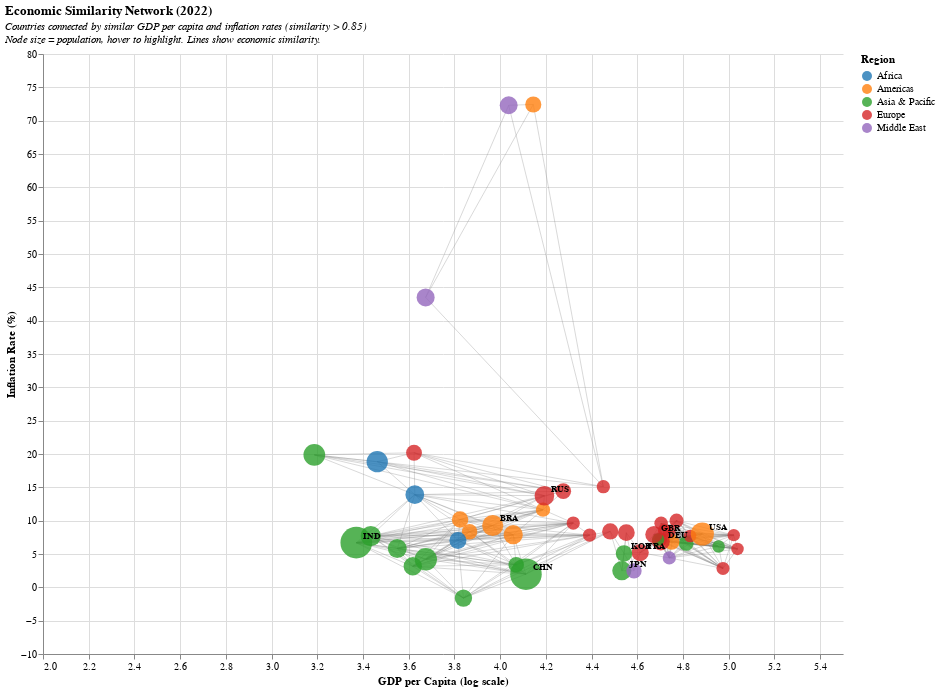

Notebook cell for this chart:
### Code cell
import altair as alt
import pandas as pd
import numpy as np
from sklearn.preprocessing import StandardScaler
from sklearn.metrics.pairwise import cosine_similarity
import requests

# First, fetch the World Bank data (reusing the code from before)
def get_world_bank_data(indicator, year=2022):
    """Fetch data from World Bank API"""
    url = f"https://api.worldbank.org/v2/country/all/indicator/{indicator}"
    params = {
        'date': year,
        'format': 'json',
        'per_page': 500
    }
    
    response = requests.get(url, params=params)
    if response.status_code == 200:
        data = response.json()
        if len(data) > 1:
            records = []
            for item in data[1]:
                if item['value'] is not None:
                    records.append({
                        'country': item['country']['value'],
                        'country_code': item['countryiso3code'],
                        'year': item['date'],
                        'value': item['value']
                    })
            return pd.DataFrame(records)
    return pd.DataFrame()

print("Fetching data from World Bank API...")

# Fetch data
gdp_data = get_world_bank_data('NY.GDP.PCAP.CD', 2022)
gdp_data = gdp_data.rename(columns={'value': 'gdp_per_capita'})

inflation_data = get_world_bank_data('FP.CPI.TOTL.ZG', 2022)
inflation_data = inflation_data.rename(columns={'value': 'inflation_rate'})

population_data = get_world_bank_data('SP.POP.TOTL', 2022)
population_data = population_data.rename(columns={'value': 'population'})

# Merge datasets
df = gdp_data[['country', 'country_code', 'gdp_per_capita']].merge(
    inflation_data[['country_code', 'inflation_rate']], 
    on='country_code', 
    how='inner'
).merge(
    population_data[['country_code', 'population']], 
    on='country_code', 
    how='inner'
)

# Clean data
df = df.dropna()

# Filter aggregates
aggregate_patterns = ['income', 'dividend', 'IDA', 'IBRD', 'blend', 'only',
                      'member', 'developing', 'developed', 'situations',
                      'Europe and', 'Africa Western', 'Africa Eastern', 
                      'Central Europe', 'demographic', 'Fragile', 'conflict',
                      'Arab World', 'Caribbean', 'Pacific island',
                      'Small states', 'OECD', 'Euro area', 'European Union']

for pattern in aggregate_patterns:
    df = df[~df['country'].str.contains(pattern, case=False, na=False)]

exclude_codes = ['WLD', 'EAS', 'ECS', 'LCN', 'MEA', 'NAC', 'SAS', 'SSF', 
                 'HIC', 'LIC', 'LMC', 'MIC', 'UMC', 'EUU', 'ARB', 'CSS',
                 'EAP', 'EMU', 'ECA', 'LAC', 'MNA', 'SSA', 'IBD', 'IBT',
                 'IDX', 'IDB', 'IDA', 'TEA', 'TEC', 'TLA', 'TMN', 'TSA',
                 'TSS', 'OED', 'OSS', 'PSS', 'PST', 'SST', 'INX',
                 'AFE', 'AFW', 'CEB', 'EAR', 'FCS', 'LTE', 'PRE', 'IDD', 'HPC']

df = df[~df['country_code'].isin(exclude_codes)]

# Remove outliers
df = df[df['inflation_rate'].abs() < 100]
df = df[df['gdp_per_capita'] < 120000]
df = df[df['gdp_per_capita'] > 100]

# Assign regions
def assign_region(country_code):
    asia_pacific = ['CHN', 'IND', 'IDN', 'JPN', 'KOR', 'THA', 'VNM', 'PHL', 'MYS', 'SGP', 
                    'PAK', 'BGD', 'MMR', 'KHM', 'LAO', 'NPL', 'LKA', 'AFG', 'BTN', 'MDV',
                    'AUS', 'NZL', 'PNG', 'FJI', 'MNG', 'BRN', 'TLS', 'KAZ', 'UZB', 'KGZ',
                    'TJK', 'TKM', 'HKG', 'MAC']
    
    europe = ['DEU', 'GBR', 'FRA', 'ITA', 'ESP', 'POL', 'ROU', 'NLD', 'BEL', 'GRC', 
              'CZE', 'PRT', 'SWE', 'HUN', 'AUT', 'CHE', 'BGR', 'DNK', 'FIN', 'SVK',
              'NOR', 'IRL', 'HRV', 'SVN', 'LTU', 'LVA', 'EST', 'LUX', 'ISL', 'MLT',
              'CYP', 'UKR', 'BLR', 'RUS', 'MDA', 'ALB', 'SRB', 'MKD', 'BIH', 'MNE',
              'ARM', 'GEO', 'AZE']
    
    americas = ['USA', 'BRA', 'MEX', 'CAN', 'ARG', 'COL', 'PER', 'VEN', 'CHL', 'ECU',
                'GTM', 'CUB', 'BOL', 'HTI', 'DOM', 'HND', 'PRY', 'NIC', 'SLV', 'CRI',
                'PAN', 'URY', 'JAM', 'TTO', 'GUY', 'SUR', 'BHS', 'BLZ', 'BRB', 'GRD']
    
    africa = ['NGA', 'ETH', 'EGY', 'COD', 'TZA', 'ZAF', 'KEN', 'UGA', 'SDN', 'DZA',
              'MAR', 'AGO', 'GHA', 'MOZ', 'MDG', 'CMR', 'CIV', 'NER', 'BFA', 'MLI',
              'MWI', 'ZMB', 'SOM', 'SEN', 'TCD', 'ZWE', 'GIN', 'RWA', 'BEN', 'TUN',
              'BDI', 'SSD', 'TGO', 'SLE', 'LBY', 'LBR', 'MRT', 'CAF', 'ERI', 'GMB',
              'BWA', 'NAM', 'GAB', 'LSO', 'GNB', 'GNQ', 'MUS', 'SWZ', 'COM', 'CPV',
              'STP', 'SYC', 'DJI', 'COG']
    
    middle_east = ['SAU', 'IRN', 'IRQ', 'YEM', 'SYR', 'JOR', 'ARE', 'ISR', 'LBN', 'OMN',
                   'KWT', 'PSE', 'QAT', 'BHR', 'TUR']
    
    if country_code in asia_pacific:
        return 'Asia & Pacific'
    elif country_code in europe:
        return 'Europe'
    elif country_code in americas:
        return 'Americas'
    elif country_code in africa:
        return 'Africa'
    elif country_code in middle_east:
        return 'Middle East'
    else:
        return 'Other'

df['region'] = df['country_code'].apply(assign_region)

print(f"Total countries: {len(df)}")

# Select subset of countries for network (too many makes it cluttered)
# Focus on major economies and some representatives from each region
major_countries = ['USA', 'CHN', 'JPN', 'DEU', 'GBR', 'FRA', 'IND', 'ITA', 'BRA', 'CAN',
                   'KOR', 'RUS', 'AUS', 'ESP', 'MEX', 'IDN', 'NLD', 'SAU', 'TUR', 'CHE',
                   'POL', 'BEL', 'ARG', 'SWE', 'NOR', 'AUT', 'NGA', 'ZAF', 'EGY', 'IRN',
                   'THA', 'PAK', 'VNM', 'BGD', 'PHL', 'COL', 'CHL', 'FIN', 'DNK', 'SGP',
                   'MYS', 'IRL', 'ISR', 'PRT', 'GRC', 'NZL', 'CZE', 'PER', 'UKR']

df_subset = df[df['country_code'].isin(major_countries)].copy()
print(f"Network countries: {len(df_subset)}")

# Standardize features for similarity calculation
scaler = StandardScaler()
features = df_subset[['gdp_per_capita', 'inflation_rate']].values
features_scaled = scaler.fit_transform(features)

# Calculate similarity matrix using cosine similarity
similarity_matrix = cosine_similarity(features_scaled)

# Create edges - connect countries with similarity > threshold
threshold = 0.85  # Adjust this to control number of connections
edges = []

for i in range(len(df_subset)):
    for j in range(i + 1, len(df_subset)):
        similarity = similarity_matrix[i, j]
        if similarity > threshold:
            edges.append({
                'source': df_subset.iloc[i]['country_code'],
                'target': df_subset.iloc[j]['country_code'],
                'similarity': similarity,
                'source_country': df_subset.iloc[i]['country'],
                'target_country': df_subset.iloc[j]['country']
            })

edges_df = pd.DataFrame(edges)
print(f"Network edges: {len(edges_df)}")

# Create node positions using force-directed layout approximation
# Simple approach: use GDP and inflation as x,y coordinates
df_subset['x'] = np.log10(df_subset['gdp_per_capita'])  # Log scale for better spacing
df_subset['y'] = df_subset['inflation_rate']

# Prepare nodes data
nodes_df = df_subset[['country', 'country_code', 'x', 'y', 'region', 
                      'gdp_per_capita', 'inflation_rate', 'population']].copy()

# Create edges with coordinates
edges_with_coords = edges_df.merge(
    nodes_df[['country_code', 'x', 'y']], 
    left_on='source', 
    right_on='country_code'
).rename(columns={'x': 'x1', 'y': 'y1'}).drop('country_code', axis=1)

edges_with_coords = edges_with_coords.merge(
    nodes_df[['country_code', 'x', 'y']], 
    left_on='target', 
    right_on='country_code'
).rename(columns={'x': 'x2', 'y': 'y2'}).drop('country_code', axis=1)

# Create the network visualization using Altair
# 1. Edges (lines connecting similar countries)
edges_chart = alt.Chart(edges_with_coords).mark_rule(
    strokeWidth=1,
    opacity=0.3,
    color='gray'
).encode(
    x=alt.X('x1:Q', scale=alt.Scale(domain=[2, 5.5]), title='GDP per Capita (log scale)'),
    y=alt.Y('y1:Q', title='Inflation Rate (%)'),
    x2='x2:Q',
    y2='y2:Q',
    strokeWidth=alt.StrokeWidth('similarity:Q', scale=alt.Scale(range=[0.5, 3]), legend=None),
    tooltip=[
        alt.Tooltip('source_country:N', title='Country 1'),
        alt.Tooltip('target_country:N', title='Country 2'),
        alt.Tooltip('similarity:Q', title='Similarity', format='.3f')
    ]
)

# 2. Nodes (countries)
selection = alt.selection_point(on='mouseover', fields=['country_code'], empty=False)

nodes_chart = alt.Chart(nodes_df).mark_circle().encode(
    x=alt.X('x:Q', scale=alt.Scale(domain=[2, 5.5]), title='GDP per Capita (log scale)'),
    y=alt.Y('y:Q', title='Inflation Rate (%)'),
    color=alt.Color('region:N', 
                    scale=alt.Scale(scheme='category10'),
                    legend=alt.Legend(title='Region', orient='right')),
    size=alt.condition(
        selection,
        alt.value(300),
        alt.Size('population:Q', scale=alt.Scale(type='sqrt', range=[100, 1000]), legend=None)
    ),
    opacity=alt.value(0.8),
    tooltip=[
        alt.Tooltip('country:N', title='Country'),
        alt.Tooltip('region:N', title='Region'),
        alt.Tooltip('gdp_per_capita:Q', title='GDP per Capita', format='$,.0f'),
        alt.Tooltip('inflation_rate:Q', title='Inflation Rate', format='.2f'),
        alt.Tooltip('population:Q', title='Population', format=',.0f')
    ]
).add_params(selection)

# 3. Country labels for major economies
major_labels = ['USA', 'CHN', 'IND', 'JPN', 'DEU', 'GBR', 'FRA', 'BRA', 'RUS', 'KOR']
labels_df = nodes_df[nodes_df['country_code'].isin(major_labels)]

labels_chart = alt.Chart(labels_df).mark_text(
    align='left',
    dx=7,
    dy=-7,
    fontSize=9,
    fontWeight='bold'
).encode(
    x='x:Q',
    y='y:Q',
    text='country_code:N',
    color=alt.value('black')
)

# Combine all layers
network_chart = (edges_chart + nodes_chart + labels_chart).properties(
    width=800,
    height=600,
    title={
        'text': 'Economic Similarity Network (2022)',
        'subtitle': ['Countries connected by similar GDP per capita and inflation rates (similarity > 0.85)',
                     'Node size = population, hover to highlight. Lines show economic similarity.'],
        'subtitleFontStyle': 'italic',
        'subtitleFontSize': 11,
        'anchor': 'start'
    }
).configure_view(
    strokeWidth=0
)

# Save
#network_chart.save('economic_network.html')
print("\n✓ Network chart saved as 'economic_network.html'")

network_chart

### Figure 1 — Vega-Lite specification as saved in the notebook (floating-point values rounded to 4 significant figures; data arrays with more than 128 entries replaced by an {"elided": "..."} marker saying what was removed)
{"config": {"view": {"continuousWidth": 300, "continuousHeight": 300, "strokeWidth": 0}}, "layer": [{"data": {"name": "data-21d930d5755fc137ef4af37dfeb54146"}, "mark": {"type": "rule", "color": "gray", "opacity": 0.3, "strokeWidth": 1}, "encoding": {"strokeWidth": {"field": "similarity", "legend": null, "scale": {"range": [0.5, 3]}, "type": "quantitative"}, "tooltip": [{"field": "source_country", "title": "Country 1", "type": "nominal"}, {"field": "target_country", "title": "Country 2", "type": "nominal"}, {"field": "similarity", "format": ".3f", "title": "Similarity", "type": "quantitative"}], "x": {"field": "x1", "scale": {"domain": [2, 5.5]}, "title": "GDP per Capita (log scale)", "type": "quantitative"}, "x2": {"field": "x2"}, "y": {"field": "y1", "title": "Inflation Rate (%)", "type": "quantitative"}, "y2": {"field": "y2"}}}, {"data": {"name": "data-36ff3f4cad390e298ab2e1048e91627a"}, "mark": {"type": "circle"}, "encoding": {"color": {"field": "region", "legend": {"orient": "right", "title": "Region"}, "scale": {"scheme": "category10"}, "type": "nominal"}, "opacity": {"value": 0.8}, "size": {"condition": {"param": "param_1", "empty": false, "value": 300}, "field": "population", "legend": null, "scale": {"range": [100, 1000], "type": "sqrt"}, "type": "quantitative"}, "tooltip": [{"field": "country", "title": "Country", "type": "nominal"}, {"field": "region", "title": "Region", "type": "nominal"}, {"field": "gdp_per_capita", "format": "$,.0f", "title": "GDP per Capita", "type": "quantitative"}, {"field": "inflation_rate", "format": ".2f", "title": "Inflation Rate", "type": "quantitative"}, {"field": "population", "format": ",.0f", "title": "Population", "type": "quantitative"}], "x": {"field": "x", "scale": {"domain": [2, 5.5]}, "title": "GDP per Capita (log scale)", "type": "quantitative"}, "y": {"field": "y", "title": "Inflation Rate (%)", "type": "quantitative"}}, "name": "view_1"}, {"data": {"name": "data-f0393f54f5e626ea52371e525c2ba9b4"}, "mark": {"type": "text", "align": "left", "dx": 7, "dy": -7, "fontSize": 9, "fontWeight": "bold"}, "encoding": {"color": {"value": "black"}, "text": {"field": "country_code", "type": "nominal"}, "x": {"field": "x", "type": "quantitative"}, "y": {"field": "y", "type": "quantitative"}}}], "height": 600, "params": [{"name": "param_1", "select": {"type": "point", "fields": ["country_code"], "on": "mouseover"}, "views": ["view_1"]}], "title": {"text": "Economic Similarity Network (2022)", "subtitle": ["Countries connected by similar GDP per capita and inflation rates (similarity > 0.85)", "Node size = population, hover to highlight. Lines show economic similarity."], "subtitleFontStyle": "italic", "subtitleFontSize": 11, "anchor": "start"}, "width": 800, "$schema": "https://vega.github.io/schema/vega-lite/v5.20.1.json", "datasets": {"data-21d930d5755fc137ef4af37dfeb54146": {"elided": "308 records"}, "data-36ff3f4cad390e298ab2e1048e91627a": [{"country": "Argentina", "country_code": "ARG", "x": 4.145, "y": 72.43, "region": "Americas", "gdp_per_capita": 13960.0, "inflation_rate": 72.43, "population": 45407904}, {"country": "Australia", "country_code": "AUS", "x": 4.814, "y": 6.594, "region": "Asia & Pacific", "gdp_per_capita": 65170.0, "inflation_rate": 6.594, "population": 26018721}, {"country": "Austria", "country_code": "AUT", "x": 4.719, "y": 8.547, "region": "Europe", "gdp_per_capita": 52340.0, "inflation_rate": 8.547, "population": 9041851}, {"country": "Bangladesh", "country_code": "BGD", "x": 3.434, "y": 7.697, "region": "Asia & Pacific", "gdp_per_capita": 2716.0, "inflation_rate": 7.697, "population": 169384897}, {"country": "Belgium", "country_code": "BEL", "x": 4.704, "y": 9.598, "region": "Europe", "gdp_per_capita": 50610.0, "inflation_rate": 9.598, "population": 11680210}, {"country": "Brazil", "country_code": "BRA", "x": 3.968, "y": 9.28, "region": "Americas", "gdp_per_capita": 9281.0, "inflation_rate": 9.28, "population": 210306415}, {"country": "Canada", "country_code": "CAN", "x": 4.75, "y": 6.803, "region": "Americas", "gdp_per_capita": 56260.0, "inflation_rate": 6.803, "population": 38935934}, {"country": "Chile", "country_code": "CHL", "x": 4.188, "y": 11.64, "region": "Americas", "gdp_per_capita": 15410.0, "inflation_rate": 11.64, "population": 19553036}, {"country": "China", "country_code": "CHN", "x": 4.113, "y": 1.974, "region": "Asia & Pacific", "gdp_per_capita": 12970.0, "inflation_rate": 1.974, "population": 1412175000}, {"country": "Colombia", "country_code": "COL", "x": 3.825, "y": 10.18, "region": "Americas", "gdp_per_capita": 6680.0, "inflation_rate": 10.18, "population": 51737944}, {"country": "Czechia", "country_code": "CZE", "x": 4.452, "y": 15.1, "region": "Europe", "gdp_per_capita": 28280.0, "inflation_rate": 15.1, "population": 10672118}, {"country": "Denmark", "country_code": "DNK", "x": 4.831, "y": 7.697, "region": "Europe", "gdp_per_capita": 67780.0, "inflation_rate": 7.697, "population": 5903037}, {"country": "Egypt, Arab Rep.", "country_code": "EGY", "x": 3.627, "y": 13.9, "region": "Africa", "gdp_per_capita": 4233.0, "inflation_rate": 13.9, "population": 112618250}, {"country": "Finland", "country_code": "FIN", "x": 4.703, "y": 7.124, "region": "Europe", "gdp_per_capita": 50440.0, "inflation_rate": 7.124, "population": 5556106}, {"country": "France", "country_code": "FRA", "x": 4.613, "y": 5.222, "region": "Europe", "gdp_per_capita": 40990.0, "inflation_rate": 5.222, "population": 68184457}, {"country": "Germany", "country_code": "DEU", "x": 4.703, "y": 6.873, "region": "Europe", "gdp_per_capita": 50510.0, "inflation_rate": 6.873, "population": 83177813}, {"country": "Greece", "country_code": "GRC", "x": 4.32, "y": 9.645, "region": "Europe", "gdp_per_capita": 20890.0, "inflation_rate": 9.645, "population": 10436882}, {"country": "India", "country_code": "IND", "x": 3.371, "y": 6.699, "region": "Asia & Pacific", "gdp_per_capita": 2347.0, "inflation_rate": 6.699, "population": 1425423212}, {"country": "Indonesia", "country_code": "IDN", "x": 3.675, "y": 4.209, "region": "Asia & Pacific", "gdp_per_capita": 4731.0, "inflation_rate": 4.209, "population": 278830529}, {"country": "Iran, Islamic Rep.", "country_code": "IRN", "x": 3.674, "y": 43.49, "region": "Middle East", "gdp_per_capita": 4721.0, "inflation_rate": 43.49, "population": 89524246}, {"country": "Ireland", "country_code": "IRL", "x": 5.022, "y": 7.829, "region": "Europe", "gdp_per_capita": 105200.0, "inflation_rate": 7.829, "population": 5212836}, {"country": "Israel", "country_code": "ISR", "x": 4.74, "y": 4.412, "region": "Middle East", "gdp_per_capita": 54950.0, "inflation_rate": 4.412, "population": 9557500}, {"country": "Italy", "country_code": "ITA", "x": 4.552, "y": 8.201, "region": "Europe", "gdp_per_capita": 35650.0, "inflation_rate": 8.201, "population": 59013667}, {"country": "Japan", "country_code": "JPN", "x": 4.532, "y": 2.498, "region": "Asia & Pacific", "gdp_per_capita": 34070.0, "inflation_rate": 2.498, "population": 125124989}, {"country": "Korea, Rep.", "country_code": "KOR", "x": 4.542, "y": 5.09, "region": "Asia & Pacific", "gdp_per_capita": 34820.0, "inflation_rate": 5.09, "population": 51672569}, {"country": "Malaysia", "country_code": "MYS", "x": 4.07, "y": 3.379, "region": "Asia & Pacific", "gdp_per_capita": 11750.0, "inflation_rate": 3.379, "population": 34695493}, {"country": "Mexico", "country_code": "MEX", "x": 4.057, "y": 7.896, "region": "Americas", "gdp_per_capita": 11410.0, "inflation_rate": 7.896, "population": 128613117}, {"country": "Netherlands", "country_code": "NLD", "x": 4.772, "y": 10.0, "region": "Europe", "gdp_per_capita": 59120.0, "inflation_rate": 10.0, "population": 17700982}, {"country": "New Zealand", "country_code": "NZL", "x": 4.691, "y": 7.172, "region": "Asia & Pacific", "gdp_per_capita": 49100.0, "inflation_rate": 7.172, "population": 5081700}, {"country": "Nigeria", "country_code": "NGA", "x": 3.462, "y": 18.85, "region": "Africa", "gdp_per_capita": 2899.0, "inflation_rate": 18.85, "population": 223150896}, {"country": "Norway", "country_code": "NOR", "x": 5.038, "y": 5.764, "region": "Europe", "gdp_per_capita": 109300.0, "inflation_rate": 5.764, "population": 5457127}, {"country": "Pakistan", "country_code": "PAK", "x": 3.187, "y": 19.87, "region": "Asia & Pacific", "gdp_per_capita": 1538.0, "inflation_rate": 19.87, "population": 243700667}, {"country": "Peru", "country_code": "PER", "x": 3.866, "y": 8.334, "region": "Americas", "gdp_per_capita": 7351.0, "inflation_rate": 8.334, "population": 33475438}, {"country": "Philippines", "country_code": "PHL", "x": 3.55, "y": 5.821, "region": "Asia & Pacific", "gdp_per_capita": 3548.0, "inflation_rate": 5.821, "population": 113964338}, {"country": "Poland", "country_code": "POL", "x": 4.276, "y": 14.43, "region": "Europe", "gdp_per_capita": 18890.0, "inflation_rate": 14.43, "population": 36821749}, {"country": "Portugal", "country_code": "PRT", "x": 4.391, "y": 7.833, "region": "Europe", "gdp_per_capita": 24620.0, "inflation_rate": 7.833, "population": 10434332}, {"country": "Russian Federation", "country_code": "RUS", "x": 4.194, "y": 13.74, "region": "Europe", "gdp_per_capita": 15620.0, "inflation_rate": 13.74, "population": 144236933}, {"country": "Saudi Arabia", "country_code": "SAU", "x": 4.586, "y": 2.474, "region": "Middle East", "gdp_per_capita": 38510.0, "inflation_rate": 2.474, "population": 32175224}, {"country": "Singapore", "country_code": "SGP", "x": 4.956, "y": 6.131, "region": "Asia & Pacific", "gdp_per_capita": 90300.0, "inflation_rate": 6.131, "population": 5637022}, {"country": "South Africa", "country_code": "ZAF", "x": 3.815, "y": 7.04, "region": "Africa", "gdp_per_capita": 6534.0, "inflation_rate": 7.04, "population": 62378410}, {"country": "Spain", "country_code": "ESP", "x": 4.482, "y": 8.391, "region": "Europe", "gdp_per_capita": 30320.0, "inflation_rate": 8.391, "population": 47786102}, {"country": "Sweden", "country_code": "SWE", "x": 4.739, "y": 8.369, "region": "Europe", "gdp_per_capita": 54840.0, "inflation_rate": 8.369, "population": 10486941}, {"country": "Switzerland", "country_code": "CHE", "x": 4.975, "y": 2.835, "region": "Europe", "gdp_per_capita": 94390.0, "inflation_rate": 2.835, "population": 8777088}, {"country": "Thailand", "country_code": "THA", "x": 3.839, "y": -1.611, "region": "Asia & Pacific", "gdp_per_capita": 6909.0, "inflation_rate": -1.611, "population": 71735329}, {"country": "Turkiye", "country_code": "TUR", "x": 4.037, "y": 72.31, "region": "Middle East", "gdp_per_capita": 10900.0, "inflation_rate": 72.31, "population": 84979913}, {"country": "Ukraine", "country_code": "UKR", "x": 3.623, "y": 20.18, "region": "Europe", "gdp_per_capita": 4200.0, "inflation_rate": 20.18, "population": 41048766}, {"country": "United Kingdom", "country_code": "GBR", "x": 4.673, "y": 7.922, "region": "Europe", "gdp_per_capita": 47060.0, "inflation_rate": 7.922, "population": 67604000}, {"country": "United States", "country_code": "USA", "x": 4.885, "y": 8.003, "region": "Americas", "gdp_per_capita": 76660.0, "inflation_rate": 8.003, "population": 334017321}, {"country": "Viet Nam", "country_code": "VNM", "x": 3.618, "y": 3.157, "region": "Asia & Pacific", "gdp_per_capita": 4148.0, "inflation_rate": 3.157, "population": 99680655}], "data-f0393f54f5e626ea52371e525c2ba9b4": [{"country": "Brazil", "country_code": "BRA", "x": 3.968, "y": 9.28, "region": "Americas", "gdp_per_capita": 9281.0, "inflation_rate": 9.28, "population": 210306415}, {"country": "China", "country_code": "CHN", "x": 4.113, "y": 1.974, "region": "Asia & Pacific", "gdp_per_capita": 12970.0, "inflation_rate": 1.974, "population": 1412175000}, {"country": "France", "country_code": "FRA", "x": 4.613, "y": 5.222, "region": "Europe", "gdp_per_capita": 40990.0, "inflation_rate": 5.222, "population": 68184457}, {"country": "Germany", "country_code": "DEU", "x": 4.703, "y": 6.873, "region": "Europe", "gdp_per_capita": 50510.0, "inflation_rate": 6.873, "population": 83177813}, {"country": "India", "country_code": "IND", "x": 3.371, "y": 6.699, "region": "Asia & Pacific", "gdp_per_capita": 2347.0, "inflation_rate": 6.699, "population": 1425423212}, {"country": "Japan", "country_code": "JPN", "x": 4.532, "y": 2.498, "region": "Asia & Pacific", "gdp_per_capita": 34070.0, "inflation_rate": 2.498, "population": 125124989}, {"country": "Korea, Rep.", "country_code": "KOR", "x": 4.542, "y": 5.09, "region": "Asia & Pacific", "gdp_per_capita": 34820.0, "inflation_rate": 5.09, "population": 51672569}, {"country": "Russian Federation", "country_code": "RUS", "x": 4.194, "y": 13.74, "region": "Europe", "gdp_per_capita": 15620.0, "inflation_rate": 13.74, "population": 144236933}, {"country": "United Kingdom", "country_code": "GBR", "x": 4.673, "y": 7.922, "region": "Europe", "gdp_per_capita": 47060.0, "inflation_rate": 7.922, "population": 67604000}, {"country": "United States", "country_code": "USA", "x": 4.885, "y": 8.003, "region": "Americas", "gdp_per_capita": 76660.0, "inflation_rate": 8.003, "population": 334017321}]}}
